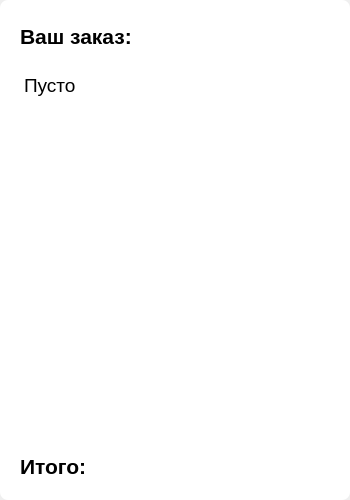
<?xml version="1.0" encoding="UTF-8"?>
<ui version="4.0">
 <class>Form</class>
 <widget class="QWidget" name="Form">
  <property name="geometry">
   <rect>
    <x>0</x>
    <y>0</y>
    <width>350</width>
    <height>500</height>
   </rect>
  </property>
  <property name="windowTitle">
   <string>Form</string>
  </property>
  <widget class="QFrame" name="frame">
   <property name="geometry">
    <rect>
     <x>0</x>
     <y>0</y>
     <width>350</width>
     <height>500</height>
    </rect>
   </property>
   <property name="styleSheet">
    <string notr="true">background: #FFFFFF;
border-radius: 8px;</string>
   </property>
   <property name="frameShape">
    <enum>QFrame::StyledPanel</enum>
   </property>
   <property name="frameShadow">
    <enum>QFrame::Raised</enum>
   </property>
   <widget class="QTextBrowser" name="textBrowser">
    <property name="geometry">
     <rect>
      <x>20</x>
      <y>70</y>
      <width>310</width>
      <height>360</height>
     </rect>
    </property>
    <property name="html">
     <string>&lt;!DOCTYPE HTML PUBLIC &quot;-//W3C//DTD HTML 4.0//EN&quot; &quot;http://www.w3.org/TR/REC-html40/strict.dtd&quot;&gt;
&lt;html&gt;&lt;head&gt;&lt;meta name=&quot;qrichtext&quot; content=&quot;1&quot; /&gt;&lt;style type=&quot;text/css&quot;&gt;
p, li { white-space: pre-wrap; }
&lt;/style&gt;&lt;/head&gt;&lt;body style=&quot; font-family:'MS Shell Dlg 2'; font-size:9.75pt; font-weight:400; font-style:normal;&quot;&gt;
&lt;p style=&quot; margin-top:0px; margin-bottom:0px; margin-left:0px; margin-right:0px; -qt-block-indent:0; text-indent:0px;&quot;&gt;&lt;span style=&quot; font-size:14pt;&quot;&gt;Пусто&lt;/span&gt;&lt;/p&gt;&lt;/body&gt;&lt;/html&gt;</string>
    </property>
   </widget>
   <widget class="QLabel" name="label">
    <property name="geometry">
     <rect>
      <x>20</x>
      <y>20</y>
      <width>200</width>
      <height>32</height>
     </rect>
    </property>
    <property name="font">
     <font>
      <pointsize>16</pointsize>
      <weight>75</weight>
      <bold>true</bold>
     </font>
    </property>
    <property name="text">
     <string>Ваш заказ:</string>
    </property>
   </widget>
   <widget class="QLabel" name="label_2">
    <property name="geometry">
     <rect>
      <x>20</x>
      <y>450</y>
      <width>200</width>
      <height>32</height>
     </rect>
    </property>
    <property name="font">
     <font>
      <pointsize>16</pointsize>
      <weight>75</weight>
      <bold>true</bold>
     </font>
    </property>
    <property name="text">
     <string>Итого: </string>
    </property>
   </widget>
  </widget>
 </widget>
 <resources/>
 <connections/>
</ui>
